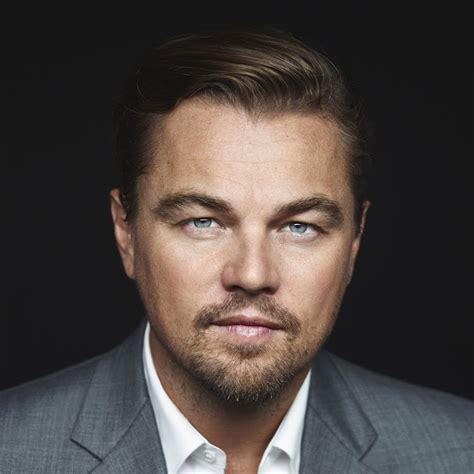
#> input picture dataset/random/Leonardo DiCaprio/001_08194468.jpg, 474 x 474 px
$ python -i preprocessor.py   (imports and definitions only)
#> lines starting #> are read from the running program, lines starting #| are printed output that depends on the picture
# core/preprocessor.py
import cv2
import numpy as np
from typing import Optional, List

class ImagePreprocessor:
    def __init__(self, target_size: int = 112, use_clahe: bool = False,
                use_sharpen: bool = False, use_alignment: bool = True):
        self.target_size = target_size
        self.use_clahe = use_clahe
        self.use_sharpen = use_sharpen
        self.use_alignment = use_alignment

        # ArcFace reference points
        self.ref_points = np.array([
            [30.2946, 51.6963],   # left eye
            [97.5318, 51.5014],   # right eye
            [64.0000, 82.7366],   # nose
            [48.5493, 107.5000],  # left mouth corner
            [82.0000, 107.5000]  # right mouth corner
        ], dtype=np.float32) * target_size / 112.0

    def __call__(self, img_bgr: np.ndarray, landmarks: Optional[List] = None) -> np.ndarray:
        """Process BGR image, return RGB image ready for embedding."""
        if img_bgr is None:
            return None

        img = img_bgr.copy()

        # Alignment
        if self.use_alignment and landmarks is not None:
            img = self._align_face(img, landmarks)

        # CLAHE
        if self.use_clahe:
            img = self._apply_clahe(img)

        # Sharpen
        if self.use_sharpen:
            img = cv2.filter2D(img, -1, np.array([[-1,-1,-1], [-1,9,-1], [-1,-1,-1]]))

        # Resize
        if img.shape[:2] != (self.target_size, self.target_size):
            img = cv2.resize(img, (self.target_size, self.target_size), interpolation=cv2.INTER_CUBIC)

        return cv2.cvtColor(img, cv2.COLOR_BGR2RGB)

    def _align_face(self, img: np.ndarray, landmarks: np.ndarray) -> np.ndarray:
        """Align face using landmarks."""
        try:
            src = np.array(landmarks, dtype=np.float32).reshape(5, 2)
            tform, _ = cv2.estimateAffinePartial2D(src, self.ref_points, method=cv2.LMEDS)

            if tform is None:
                return img

            # Anti-flip check
            if np.linalg.det(tform[:2, :2]) < 0:
                tform[0, 0] = -tform[0, 0]
                tform[0, 2] = self.target_size - tform[0, 2]

            return cv2.warpAffine(img, tform, (self.target_size, self.target_size),
                                flags=cv2.INTER_CUBIC, borderMode=cv2.BORDER_REPLICATE)
        except Exception:
            return img

    def _apply_clahe(self, img: np.ndarray) -> np.ndarray:
        lab = cv2.cvtColor(img, cv2.COLOR_BGR2LAB)
        l, a, b = cv2.split(lab)
        l = cv2.createCLAHE(clipLimit=3, tileGridSize=(8, 8)).apply(l)
        return cv2.cvtColor(cv2.merge((l, a, b)), cv2.COLOR_LAB2BGR)

>>> import cv2
>>> picture = cv2.imread('../../dataset/random/Leonardo DiCaprio/001_08194468.jpg')
#> picture is the input picture: shape (474, 474, 3); mean B, G, R 64.6, 68, 75.9
>>> result = ImagePreprocessor()(picture)
#> in __call__, `img = cv2.resize(img, (self.target_size, self.target_size), interpolat..`:
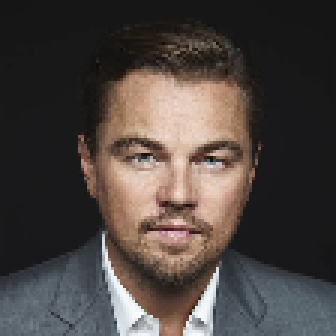
#> img: shape (112, 112, 3) (shown 3 times larger); mean B, G, R 64.6, 68, 75.9

$ run again, on dataset/random/Leonardo DiCaprio/003_85990366.jpg
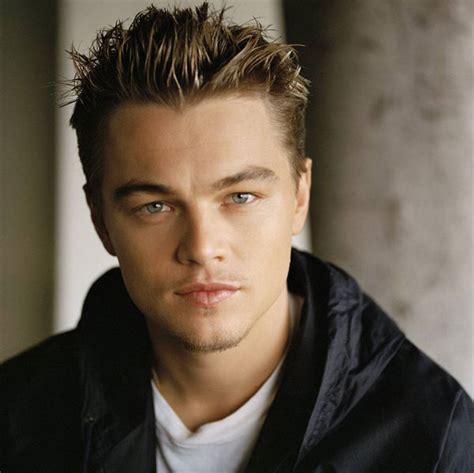
#> input picture dataset/random/Leonardo DiCaprio/003_85990366.jpg, 474 x 473 px
#> picture is the input picture: shape (473, 474, 3); mean B, G, R 71.8, 85.7, 97.5
#> in __call__, `img = cv2.resize(img, (self.target_size, self.target_size), interpolat..`:
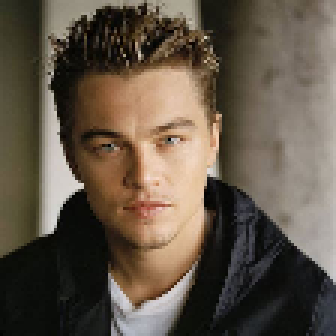
#> img: shape (112, 112, 3) (shown 3 times larger); mean B, G, R 71.8, 85.7, 97.5

$ run again, on dataset/random/Leonardo DiCaprio/006_30010640.jpg
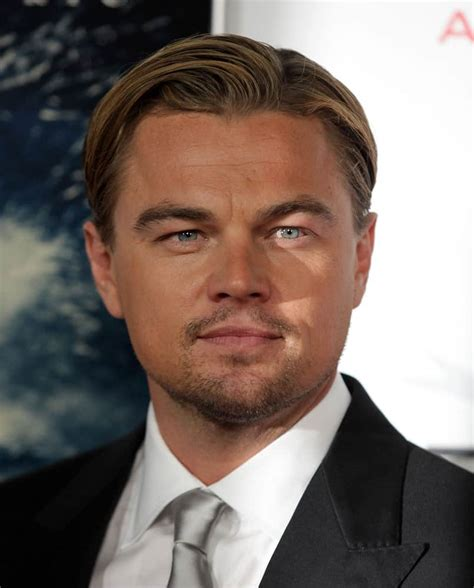
#> input picture dataset/random/Leonardo DiCaprio/006_30010640.jpg, 474 x 588 px
#> picture is the input picture: shape (588, 474, 3); mean B, G, R 104, 110.2, 123.5
#> in __call__, `img = cv2.resize(img, (self.target_size, self.target_size), interpolat..`:
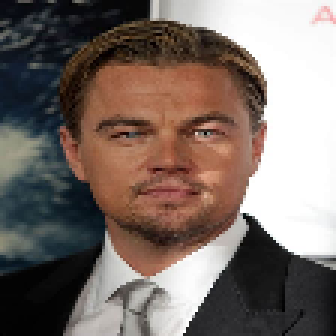
#> img: shape (112, 112, 3) (shown 3 times larger); mean B, G, R 104, 110.2, 123.5

$ run again, on dataset/random/Leonardo DiCaprio/017_51311450.jpg
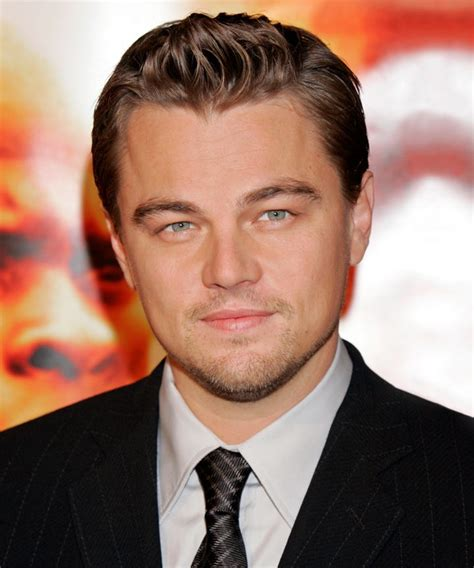
#> input picture dataset/random/Leonardo DiCaprio/017_51311450.jpg, 474 x 568 px
#> picture is the input picture: shape (568, 474, 3); mean B, G, R 105.1, 118.8, 153
#> in __call__, `img = cv2.resize(img, (self.target_size, self.target_size), interpolat..`:
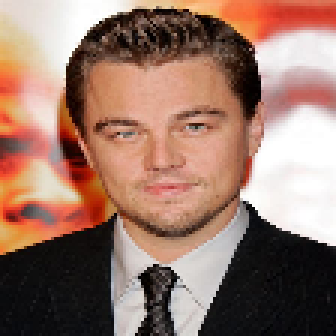
#> img: shape (112, 112, 3) (shown 3 times larger); mean B, G, R 105.2, 118.8, 153
